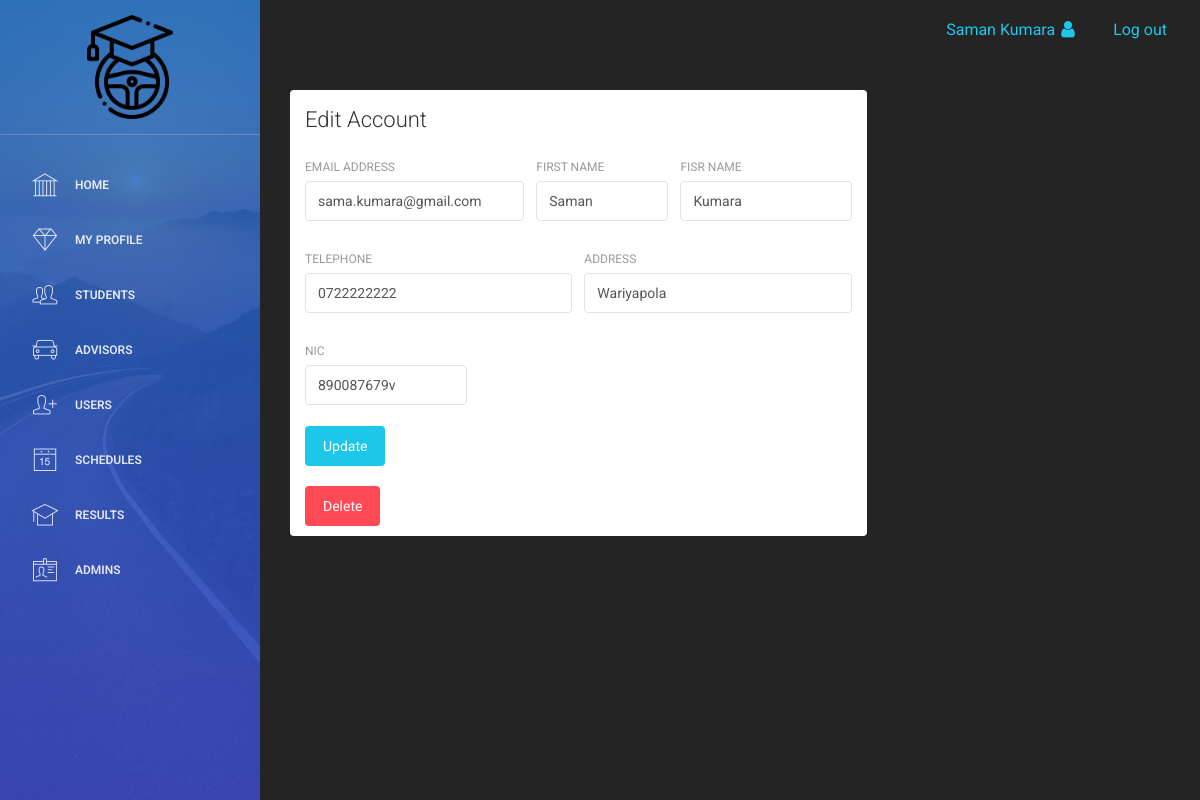
Screenshot of /Employee/edit_student.php?id=3 (signed in) with the database file from the repository.
### tables this page shows
CREATE TABLE `student` (
  `sid` int(11) NOT NULL,
  `fname` varchar(20) DEFAULT NULL,
  `lname` varchar(20) DEFAULT NULL,
  `dob` varchar(20) DEFAULT NULL,
  `gender` varchar(10) NOT NULL,
  `email` varchar(50) DEFAULT NULL,
  `tp` varchar(20) DEFAULT NULL,
  `address` varchar(20) DEFAULT NULL,
  `nic` varchar(20) DEFAULT NULL,
  `password` varchar(20) NOT NULL,
  `package` varchar(20) NOT NULL,
  `group1` varchar(20) NOT NULL,
  `exam` varchar(20) NOT NULL
);

### Employee/edit_student.php (the view, shortened to what this page needs)
<?php
include 'header.php';
include 'connection.php';
$id = $_GET['id'];
$res=mysqli_query($link,"SELECT * FROM student WHERE sid = $id");
$row=mysqli_fetch_array($res);
?>
<div class="content">
            <div class="container-fluid">
                <div class="row">
                    <div class="col-md-8">
                        <div class="card">
                            <div class="header">
                                <h4 class="title">Edit Account</h4>
                            </div>
                            <div class="content">
                                <form method="POST" name="form1">
                                    <div class="row">
                                        <div class="col-md-5">
                                            <div class="form-group">
                                            <label for="exampleInputEmail1">Email address</label>
                                                <input type="email" class="form-control"  placeholder="Email" name="email" value=<?php echo $row["email"];?> required>
                                            </div>
                                        </div>
                                        <div class="col-md-3">
                                            <div class="form-group">
                                                <label>First Name</label>
                                                <input type="text" class="form-control" placeholder="Last Name" name="fname"  value=<?php echo $row["fname"];?> required>
                                            </div>
                                        </div>
                                        <div class="col-md-4">
                                            <div class="form-group">
                                                <label>Fisr Name</label>
                                                <input type="text" class="form-control" name="lname" value=<?php echo $row["lname"];?> placeholder="Last Lane"required>
                                            </div>
                                        </div>
                                    </div>
                                    <div class="row">
                                        <div class="col-md-6">
                                            <div class="form-group">
                                                <label>Telephone</label>
                                                <input type="text" class="form-control" placeholder="Phone" name="tp"  value=<?php echo $row["tp"];?> required>
                                            </div>
                                        </div>
                                        <div class="col-md-6">
                                            <div class="form-group">
                                                <label>Address</label>
                                                <input type="text" class="form-control" placeholder="Address" name="address" value=<?php echo $row["address"];?> required>
                                            </div>
                                        </div>
                                    </div>
                                    <div class="row">
                                        <div class="col-md-4">
                                            <div class="form-group">
                                                <label>NIC</label>
                                                <input type="text" class="form-control" placeholder="nic" name="nic"  value=<?php echo $row["nic"];?> required>
                                            </div>
                                        </div>
                                    </div>
                                    <input type="submit" class="btn btn-info btn-fill " name="submit1" value ="Update">
                                </form></br>
                                <a href="delete.php?id=<?php echo $id; ?>"><button class="btn btn-danger btn-fill">Delete </button> </a>
                            </div>
                        </div>
                    </div>
                </div>
            </div>
        </div>
<?php
include 'footer.php'
?>

### Employee/header.php (style rules this page uses)
.back-custom { background-color: #242424; }

### rows the page displays
student: email "sama.kumara@gmail.com", fname "Saman", lname "Kumara", tp "0722222222", address "Wariyapola", nic "890087679v"

### other values shown
$_SESSION['fname'] "Saman"
$_SESSION['lname'] "Kumara"
